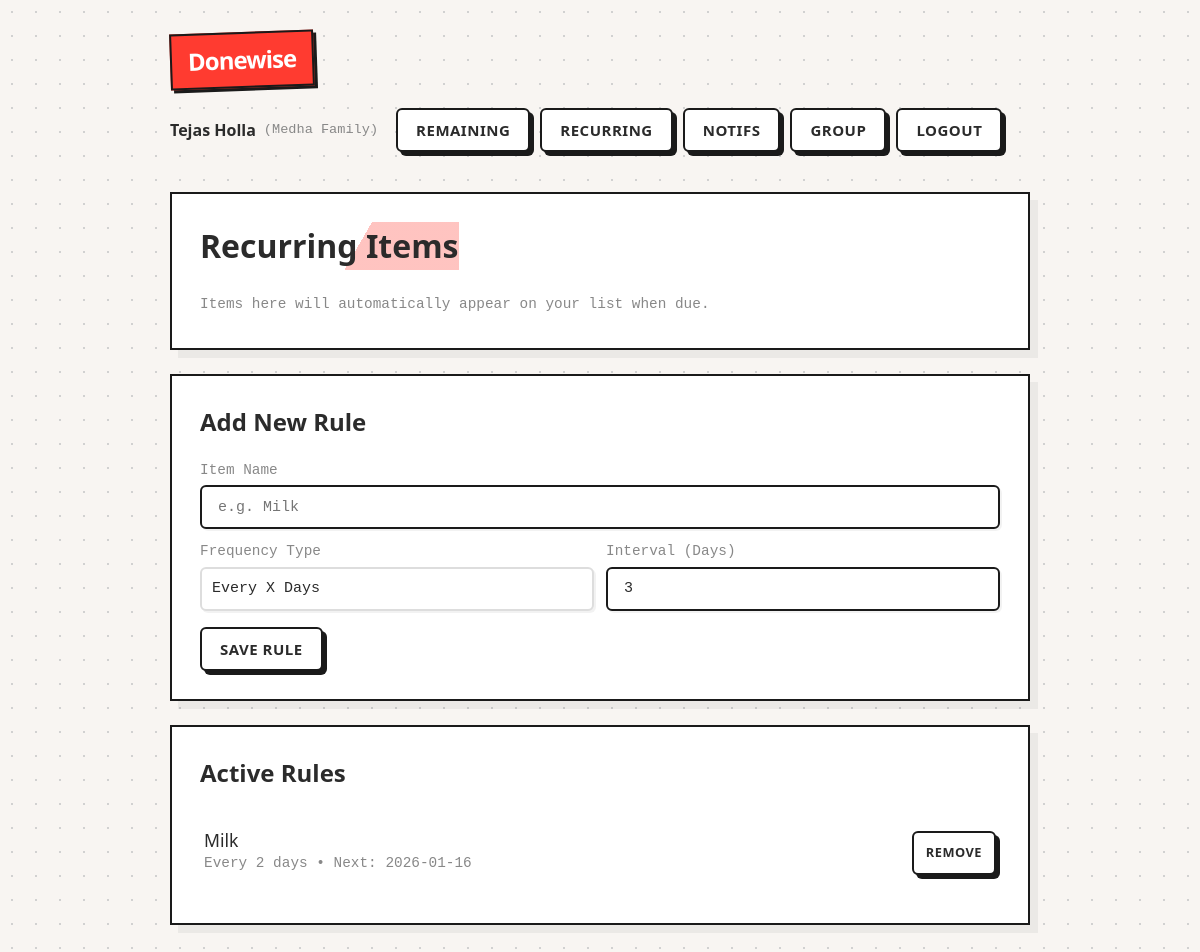
The page /recurring.php (signed in) on the database its author committed.
### tables this page shows
CREATE TABLE recurring_tasks (
  id INTEGER PRIMARY KEY AUTOINCREMENT,
  group_id INTEGER NOT NULL,
  text TEXT NOT NULL,
  frequency_type TEXT NOT NULL, -- 'days' or 'weekly'
  interval_val INTEGER NULL,    -- e.g. 3 (for every 3 days)
  day_of_week INTEGER NULL,     -- 0=Sun, 1=Mon... 6=Sat
  next_date TEXT NOT NULL,      -- YYYY-MM-DD
  created_at TEXT NOT NULL DEFAULT (datetime('now')),
  FOREIGN KEY (group_id) REFERENCES groups(id) ON DELETE CASCADE
);

### recurring.php (the view, shortened to what this page needs)
<?php
require_once __DIR__ . '/app/layout.php';
$user = require_login();
$pdo = db();
$rows = $pdo->prepare("SELECT * FROM recurring_tasks WHERE group_id=? ORDER BY text ASC");
$rows->execute([$user['group_id']]);
$list = $rows->fetchAll();
?>
<div class="card">
    <h1>Recurring Items</h1>
    <div class="muted">Items here will automatically appear on your list when due.</div>
</div>
<div class="card">
    <h2>Add New Rule</h2>
    <form method="post">
        <div style="margin-bottom:12px">
            <div class="muted">Item Name</div>
            <input name="text" placeholder="e.g. Milk" required />
        </div>
        <div class="row" style="align-items: flex-start">
            <div style="flex:1">
                <div class="muted">Frequency Type</div>
                <select id="freqType" name="type" onchange="toggleFreq()" style="width:100%; padding:10px; border:2px solid #ddd; border-radius:6px; background:white;">
                    <option value="days">Every X Days</option>
                </select>
            </div>
            <div style="flex:1" id="blockDays">
                <div class="muted">Interval (Days)</div>
                <input type="number" name="interval_val" value="3" min="1" />
            </div>
        </div>
        <button class="btn" type="submit" style="margin-top:16px">Save Rule</button>
    </form>
</div>
<div class="card">
    <h2>Active Rules</h2>
    <?php foreach($list as $r): ?>
        <div class="task">
            <div>
                <div class="text"><?php echo h($r['text']); ?></div>
                <div class="muted">
                    <?php
                    if($r['frequency_type'] === 'days') echo "Every " . $r['interval_val'] . " days";
                    else {
                        $d = ['Sun','Mon','Tue','Wed','Thu','Fri','Sat'];
                        echo "Every " . $d[$r['day_of_week']];
                    }
                    ?>
                    • Next: <?php echo h($r['next_date']); ?>
                </div>
            </div>
            <form method="post">
                <button class="btn" style="padding:6px 12px; font-size:0.8rem">Remove</button>
            </form>
        </div>
    <?php endforeach; ?>
</div>

### assets/style.css (style rules this page uses)
:root { --bg: #f8f5f2; --card-bg: #ffffff; --text: #2b2b2b; --muted: #888888; --accent: #ff3b30; --accent-blue: #007aff; --line-color: #e0e0e0; --border-color: #1a1a1a; --font-body: system-ui, -apple-system, sans-serif; --font-mono: 'Courier New', Courier, monospace; }
* { box-sizing: border-box; }
body { margin: 0; background-color: var(--bg); background-image: radial-gradient(#d1d1d1 1px, transparent 1px); background-size: 24px 24px; color: var(--text); font-family: var(--font-body); line-height: 1.5; -webkit-font-smoothing: antialiased; }
.btn { display: inline-flex; align-items: center; justify-content: center; background: white; border: 2px solid var(--border-color); padding: 10px 18px; font-weight: 700; color: var(--text); cursor: pointer; box-shadow: 4px 4px 0 var(--border-color); border-radius: 6px; transition: transform 0.1s, box-shadow 0.1s; text-transform: uppercase; letter-spacing: 0.5px; min-height: 44px; font-family: var(--font-body); font-size: 15px; text-align: center; line-height: 1.2; }
input, select, textarea { background: var(--card-bg); border: 2px solid var(--border-color); color: var(--text); padding: 10px 16px; border-radius: 6px; outline: none; width: 100%; font-family: var(--font-mono); font-size: 15px; min-height: 44px; transition: all 0.2s; box-shadow: 2px 2px 0 rgba(0,0,0,0.05); }
select { appearance: none; -webkit-appearance: none; padding-right: 36px; background-repeat: no-repeat; background-position: right 10px center; background-size: 16px; cursor: pointer; }
.card { background: var(--card-bg); border: 2px solid var(--border-color); padding: 28px; margin-bottom: 24px; box-shadow: 8px 8px 0 rgba(0,0,0,0.05); }
h1 { margin-top: 0; margin-bottom: 24px; font-weight: 800; font-size: 2rem; color: var(--text); background: linear-gradient(120deg, transparent 0%, transparent 60%, rgba(255, 59, 48, 0.3) 60%, rgba(255, 59, 48, 0.3) 100%); display: inline-block; }
h2 { margin-top: 0; font-weight: 700; font-size: 1.5rem; }
.muted { color: var(--muted); font-size: 0.9rem; font-family: var(--font-mono); margin-bottom: 4px; }
.row { display: flex; gap: 12px; flex-wrap: wrap; align-items: flex-end; }
.row > div { flex: 1; min-width: 200px; }
.task { display: flex; flex-wrap: wrap; align-items: center; justify-content: space-between; gap: 12px; padding: 16px 4px; border-bottom: 1px dashed var(--line-color); }
.task:last-child { border-bottom: none; }
.task .text { font-size: 1.1rem; font-weight: 500; word-break: break-word; }

### rows shown on the page
recurring_tasks: text "Milk", interval_val "2", next_date "2026-01-16"

### other values the page prints
$user['display_name'] "Tejas Holla"
$user['group_name'] "Medha Family"
